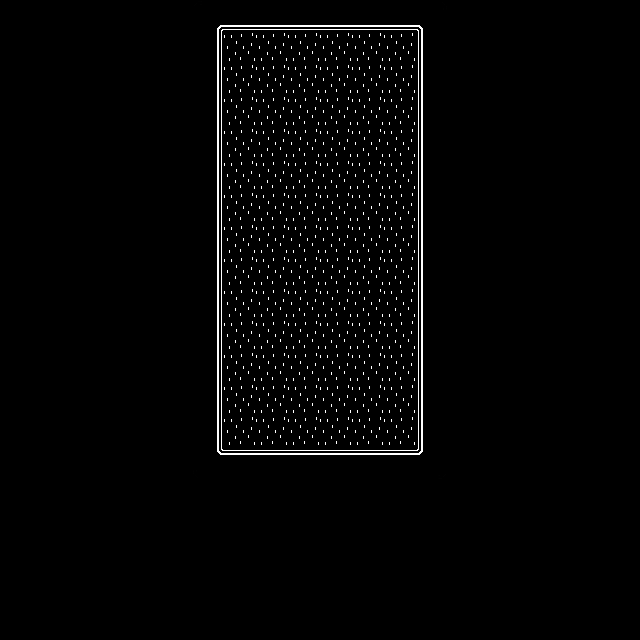

A level layout from a 2D game, rendered from its tile map. Below: a short description, then the map file with its tile-grid data intact:
An orthogonal 20x20 tile map with 32x32 px tiles, 1 tile layer (Tile Layer 1).

<map version="1.2" tiledversion="1.2.0" orientation="orthogonal" renderorder="right-down" width="20" height="20" tilewidth="32" tileheight="32" infinite="0" nextlayerid="5" nextobjectid="1">
 <tileset firstgid="1" name="Ground" tilewidth="32" tileheight="32" tilecount="25" columns="5">
  <image source="ground.png" width="160" height="160" />
 </tileset>
 <layer id="4" name="Tile Layer 1" width="20" height="15">
  <data encoding="csv">
1,1,1,1,1,1,13,4,4,4,4,4,4,16,1,1,1,1,1,1,
1,1,1,1,1,1,3,10,10,10,10,10,10,2,1,1,1,1,1,1,
1,1,1,1,1,1,3,10,10,10,10,10,10,2,1,1,1,1,1,1,
1,1,1,1,1,1,3,10,10,10,10,10,10,2,1,1,1,1,1,1,
1,1,1,1,1,1,3,10,10,10,10,10,10,2,1,1,1,1,1,1,
1,1,1,1,1,1,3,10,10,10,10,10,10,2,1,1,1,1,1,1,
1,1,1,1,1,1,3,10,10,10,10,10,10,2,1,1,1,1,1,1,
1,1,1,1,1,1,3,10,10,10,10,10,10,2,1,1,1,1,1,1,
1,1,1,1,1,1,3,10,10,10,10,10,10,2,1,1,1,1,1,1,
1,1,1,1,1,1,3,10,10,10,10,10,10,2,1,1,1,1,1,1,
1,1,1,1,1,1,3,10,10,10,10,10,10,2,1,1,1,1,1,1,
1,1,1,1,1,1,3,10,10,10,10,10,10,2,1,1,1,1,1,1,
1,1,1,1,1,1,3,10,10,10,10,10,10,2,1,1,1,1,1,1,
1,1,1,1,1,1,3,10,10,10,10,10,10,2,1,1,1,1,1,1,
1,1,1,1,1,1,14,5,5,5,5,5,5,15,1,1,1,1,1,1
</data>
 </layer>
</map>